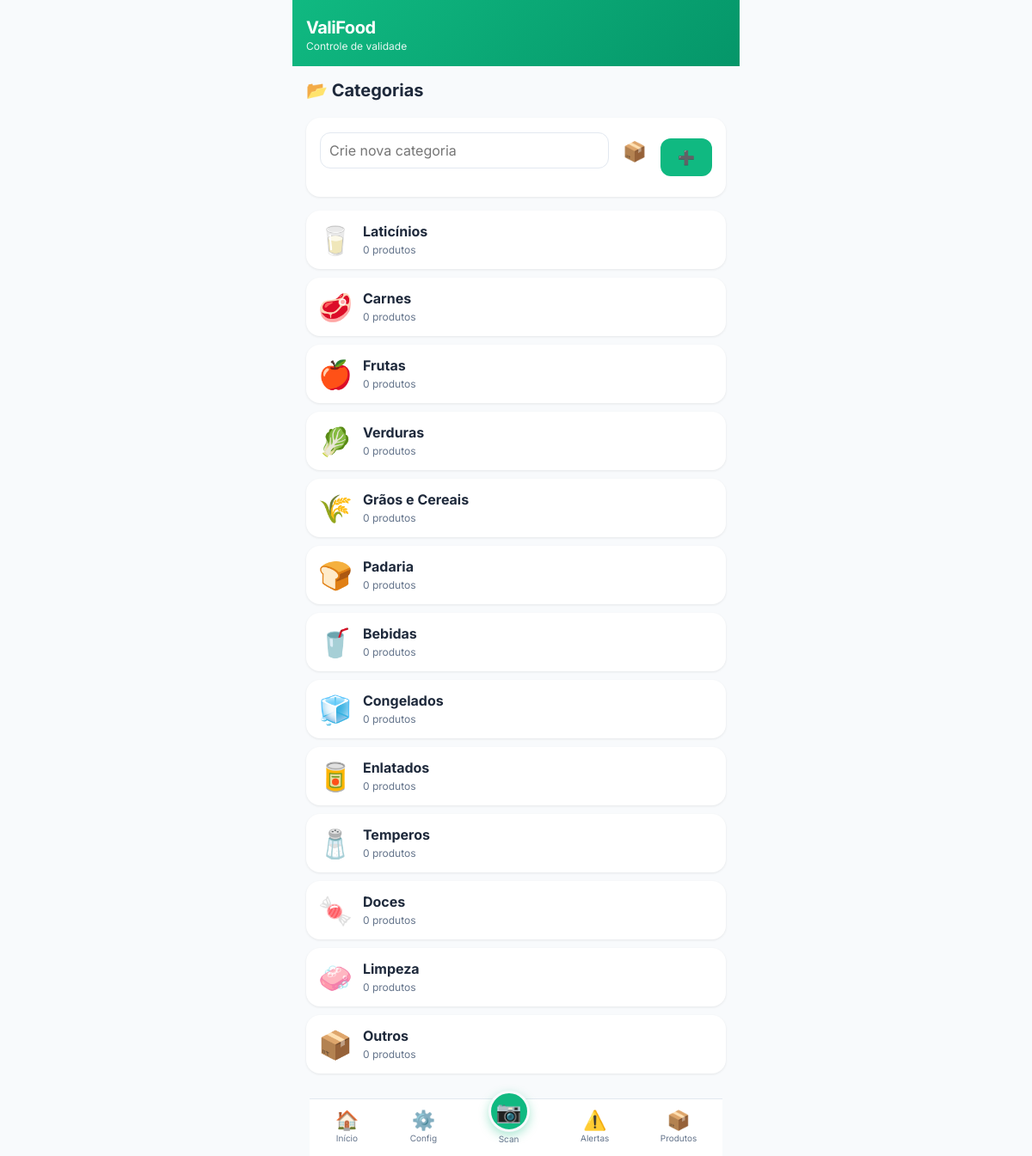
Screenshot of /categories/ (signed in) with the database file from the repository.
### app/models.py (models this page shows)
class Category(db.Model):
    __tablename__ = 'categories'
    id = db.Column(db.Integer, primary_key=True)
    name = db.Column(db.String(50), nullable=False)
    icon = db.Column(db.String(10), default='📦')
    color = db.Column(db.String(20), default='#6366f1')
    user_id = db.Column(db.Integer, db.ForeignKey('users.id'), nullable=True)
    created_at = db.Column(db.DateTime, default=lambda: datetime.now(pytz.timezone('America/Sao_Paulo')))
    products = db.relationship('Product', backref='category', lazy='dynamic')

### app/categories.py (the view)
@bp.route('/')
@login_required
def list_categories():
    categories = Category.query.filter(
        (Category.user_id == current_user.id) | (Category.user_id == None)
    ).all()
    return render_template('categories.html', categories=categories)

### app/templates/categories.html (shortened to what this page needs)
{% extends "base.html" %}
{% block content %}
<div class="categories-page">
    <div class="page-header">
        <h2>📂 Categorias</h2>
    </div>
    <form method="POST" action="{{ url_for('categories.new_category') }}" class="category-form">
        <div class="form-row">
            <div class="form-group" style="flex:1;">
                <input type="text" name="name" placeholder="Crie nova categoria" required>
            </div>
            <div class="form-group">
                <div class="emoji-display" onclick="openEmojiPicker('new')">📦</div>
            </div>
            <button type="submit" class="btn btn-primary">➕</button>
        </div>
    </form>
    <div class="category-list">
        {% for cat in categories %}
        <div class="category-item">
            <div class="category-info">
                <span class="category-icon-large" style="color: {{ cat.color }}">{{ cat.icon }}</span>
                <div>
                    <h4>{{ cat.name }}</h4>
                    <span class="category-count">{{ cat.products.count() }} produtos</span>
                </div>
            </div>
        </div>
        {% endfor %}
    </div>
</div>
{% endblock %}

### app/templates/base.html (shortened to what this page needs)
<!DOCTYPE html>
<html lang="pt-BR">
<head>
    <link rel="stylesheet" href="{{ url_for('static', filename='css/style.css') }}">
</head>
<body>
    <div class="app-container">
        {% if current_user.is_authenticated %}
        <header class="app-header">
            <div class="header-content">
                <h1 class="app-title">ValiFood</h1>
                <span class="app-subtitle">Controle de validade</span>
            </div>
        </header>
        {% endif %}
        <main class="app-main">
            {% block content %}{% endblock %}
        </main>
        {% if current_user.is_authenticated %}
        <nav class="bottom-nav" aria-label="Navegação principal">
            <a href="{{ url_for('dashboard.index') }}" class="nav-item {% if request.endpoint == 'dashboard.index' %}active{% endif %}" aria-label="Início">
                <span class="nav-icon">🏠</span>
                <span class="nav-label">Início</span>
            </a>
            <a href="{{ url_for('notifications.settings') }}" class="nav-item {% if request.endpoint and 'settings' in request.endpoint %}active{% endif %}" aria-label="Configurações">
                <span class="nav-icon">⚙️</span>
                <span class="nav-label">Config</span>
            </a>
            <a href="#" onclick="openScannerModal(); return false;" class="nav-item nav-scan" aria-label="Escanear">
                <span class="nav-icon">📷</span>
                <span class="nav-label">Scan</span>
            </a>
            <a href="{{ url_for('notifications.index') }}" class="nav-item {% if request.endpoint and 'notifications' in request.endpoint %}active{% endif %}" aria-label="Alertas">
                <span class="nav-icon">⚠️</span>
                <span class="nav-label">Alertas</span>
            </a>
            <a href="{{ url_for('products.list_products') }}" class="nav-item {% if request.endpoint and 'products' in request.endpoint %}active{% endif %}" aria-label="Produtos">
                <span class="nav-icon">📦</span>
                <span class="nav-label">Produtos</span>
            </a>
        </nav>
        {% endif %}
    </div>
</body>
</html>

### app/static/css/style.css (style rules this page uses)
:root { --primary: #10b981; --primary-dark: #059669; --danger: #ef4444; --warning: #f59e0b; --info: #3b82f6; --success: #22c55e; --bg: #f8fafc; --surface: #ffffff; --text: #1e293b; --text-secondary: #64748b; --border: #e2e8f0; --radius: 16px; --radius-sm: 12px; --shadow: 0 1px 3px rgba(0,0,0,0.08); --shadow-lg: 0 10px 25px rgba(0,0,0,0.1); }
* { margin: 0; padding: 0; box-sizing: border-box; -webkit-tap-highlight-color: transparent; }
html, body { font-family: 'Inter', -apple-system, BlinkMacSystemFont, sans-serif; background: var(--bg); color: var(--text); height: 100%; overflow-x: hidden; -webkit-font-smoothing: antialiased; }
.app-container { max-width: 480px; margin: 0 auto; min-height: 100vh; padding-bottom: 80px; position: relative; }
@media (min-width: 640px) { .app-container { max-width: 520px; } }
.app-main { padding: 16px; }
.app-header { background: linear-gradient(135deg, var(--primary), var(--primary-dark)); color: white; padding: 20px 16px 16px; position: sticky; top: 0; z-index: 100; }
.header-content { display: flex; flex-direction: column; }
.app-title { font-size: 1.25rem; font-weight: 700; letter-spacing: -0.5px; }
.app-subtitle { font-size: 0.75rem; opacity: 0.9; margin-top: 2px; }
.bottom-nav { position: fixed; bottom: 0; left: 50%; transform: translateX(-50%); width: 100%; max-width: 480px; background: var(--surface); border-top: 1px solid var(--border); display: flex; justify-content: space-around; align-items: center; padding: 6px 0 10px; z-index: 1000; backdrop-filter: blur(10px); }
.nav-item { display: flex; flex-direction: column; align-items: center; gap: 2px; text-decoration: none; color: var(--text-secondary); font-size: 0.625rem; padding: 4px 12px; transition: color 0.2s; }
.nav-icon { font-size: 1.375rem; }
.nav-scan .nav-icon { background: var(--primary); color: white; width: 48px; height: 48px; border-radius: 50%; display: flex; align-items: center; justify-content: center; font-size: 1.5rem; margin-top: -20px; box-shadow: 0 4px 12px rgba(16,185,129,0.35); border: 3px solid var(--bg); }
.form-group { margin-bottom: 16px; }
.form-group input, .form-group select, .form-group textarea { width: 100%; padding: 12px 14px; border: 1.5px solid var(--border); border-radius: var(--radius-sm); font-size: 1rem; font-family: inherit; background: var(--surface); color: var(--text); transition: border-color 0.2s; }
.form-row { display: grid; grid-template-columns: 1fr 1fr; gap: 12px; }
.page-header { margin-bottom: 20px; }
.page-header h2 { font-size: 1.25rem; font-weight: 700; }
.btn { display: inline-flex; align-items: center; justify-content: center; gap: 6px; padding: 12px 20px; border: none; border-radius: var(--radius-sm); font-size: 1rem; font-weight: 600; font-family: inherit; cursor: pointer; transition: all 0.2s; text-decoration: none; }
.btn-primary { background: var(--primary); color: white; }
.categories-page .category-form { background: var(--surface); border-radius: var(--radius); padding: 16px; margin-bottom: 16px; box-shadow: var(--shadow); }
.category-form .form-row { display: flex; gap: 8px; align-items: center; }
.category-form input[type="text"] { flex: 1; padding: 10px; border: 1.5px solid var(--border); border-radius: var(--radius-sm); }
.category-list { display: flex; flex-direction: column; gap: 10px; }
.category-item { background: var(--surface); border-radius: var(--radius); padding: 14px; box-shadow: var(--shadow); }
.category-info { display: flex; align-items: center; gap: 12px; }
.category-icon-large { font-size: 2rem; }
.category-count { font-size: 0.75rem; color: var(--text-secondary); }

### app/templates/categories.html (style rules this page uses)
.emoji-display { width: 44px; height: 44px; text-align: center; font-size: 1.4rem; line-height: 44px; background: rgba(255,255,255,0.06); border: 1px solid rgba(255,255,255,0.12); border-radius: 8px; cursor: pointer; user-select: none; }

### rows the page displays
Category: icon "🥛", name "Laticínios", products.count "0"
Category: icon "🥩", name "Carnes", products.count "0"
Category: icon "🍎", name "Frutas", products.count "0"
Category: icon "🥬", name "Verduras", products.count "0"
Category: icon "🌾", name "Grãos e Cereais", products.count "0"
Category: icon "🍞", name "Padaria", products.count "0"
Category: icon "🥤", name "Bebidas", products.count "0"
Category: icon "🧊", name "Congelados", products.count "0"
Category: icon "🥫", name "Enlatados", products.count "0"
Category: icon "🧂", name "Temperos", products.count "0"
Category: icon "🍬", name "Doces", products.count "0"
Category: icon "🧼", name "Limpeza", products.count "0"
Category: icon "📦", name "Outros", products.count "0"
